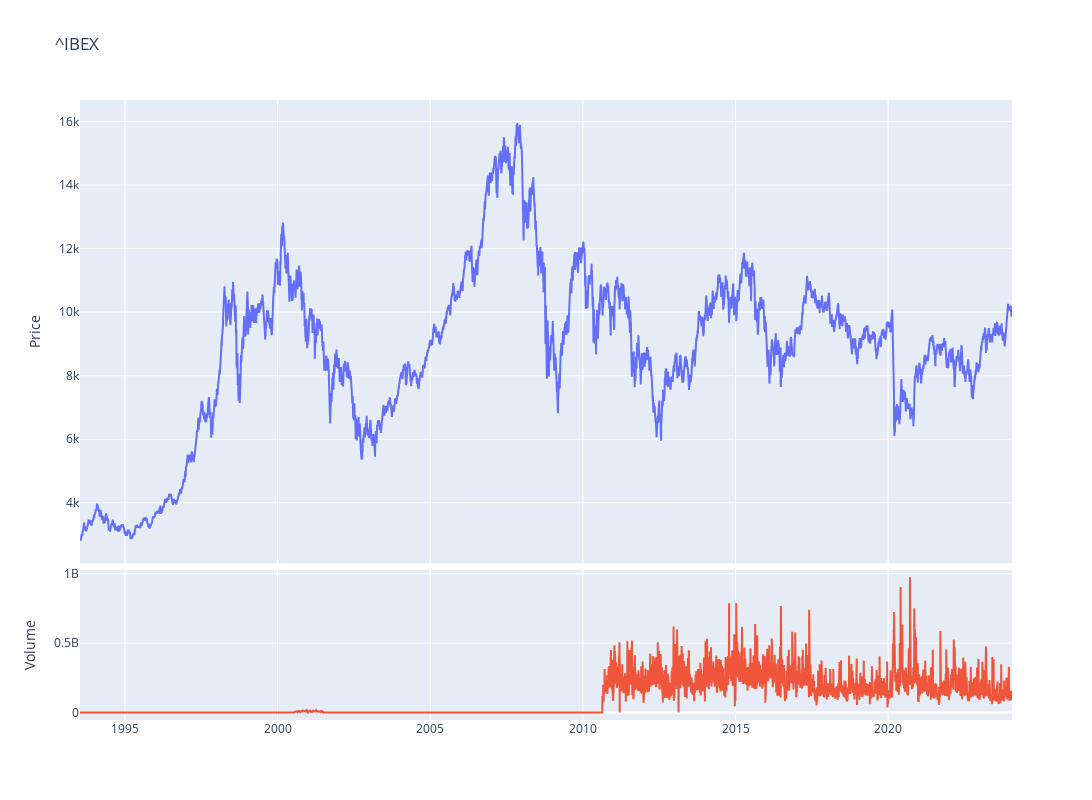

This figure's notebook cell:
### Code cell
fig = make_subplots(rows=4, cols=1,shared_xaxes=True,vertical_spacing=0.01,specs=[[{'rowspan':3,'colspan':1}],[None],[None],[{'rowspan':1,'colspan':1}]])

# Graph (1,1)
fig.add_trace(go.Scatter(x=stock_ibex.index,y=stock_ibex['Adj Close'],mode="lines",name='IBEX35'),row=1, col=1)
# Update xaxis properties
fig.update_yaxes(title_text="Price", row=1, col=1)

# Graph (4,1)
fig.add_trace(go.Scatter(x=stock_ibex.index,y=stock_ibex['Volume'],mode="lines",name='Volume'),row=4, col=1)
fig.update_yaxes(title_text="Volume", row=4, col=1)

fig.update_layout(height=800, width=1300,showlegend=False,title=f"{ticker}")

fig.show()

### Figure 1 — Plotly figure (JSON) as saved in the notebook; plotly's stock layout.template omitted (floating-point values rounded to 4 significant figures; data arrays with more than 128 entries replaced by an {"elided": "..."} marker saying what was removed)
{"data": [{"mode": "lines", "name": "IBEX35", "type": "scatter", "x": {"elided": "7732 str values"}, "xaxis": "x", "y": {"elided": "7732 float values"}, "yaxis": "y"}, {"mode": "lines", "name": "Volume", "type": "scatter", "x": {"elided": "7732 str values"}, "xaxis": "x2", "y": {"elided": "7732 int values"}, "yaxis": "y2"}], "layout": {"height": 800, "showlegend": false, "title": {"text": "^IBEX"}, "width": 1300, "xaxis": {"anchor": "y", "domain": [0, 1], "matches": "x2", "showticklabels": false}, "xaxis2": {"anchor": "y2", "domain": [0, 1]}, "yaxis": {"anchor": "x", "domain": [0.2525, 1], "title": {"text": "Price"}}, "yaxis2": {"anchor": "x2", "domain": [0, 0.2425], "title": {"text": "Volume"}}}}
